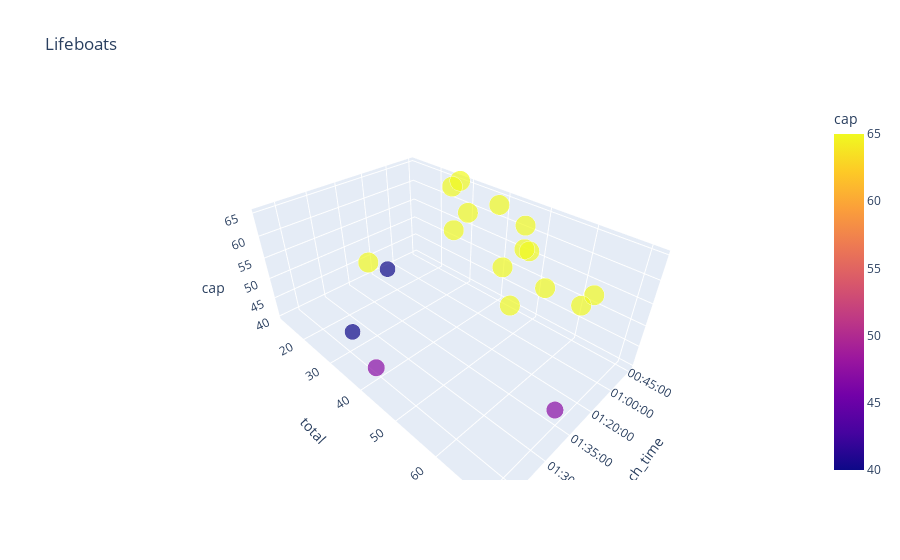

Source (notebook cell):
### Code cell
import plotly.express as px

fig = px.scatter_3d(lifeboats, x='launch_time', y='total', z='cap', color='cap', size='cap', title='Lifeboats')
fig.show()

### Figure 1 — Plotly figure (JSON) as saved in the notebook; plotly's stock layout.template omitted (floating-point values rounded to 4 significant figures)
{"data": [{"hovertemplate": "launch_time=%{x}<br>total=%{y}<br>cap=%{marker.color}<extra></extra>", "legendgroup": "", "marker": {"color": [65, 65, 65, 40, 65, 65, 65, 65, 47, 65, 65, 65, 65, 65, 65, 40, 65, 47], "coloraxis": "coloraxis", "size": [65, 65, 65, 40, 65, 65, 65, 65, 47, 65, 65, 65, 65, 65, 65, 40, 65, 47], "sizemode": "area", "sizeref": 0.1625, "symbol": "circle"}, "mode": "markers", "name": "", "scene": "scene", "showlegend": false, "type": "scatter3d", "x": ["00:45:00", "00:55:00", "01:00:00", "01:10:00", "01:20:00", "01:25:00", "01:35:00", "01:35:00", "01:40:00", "00:55:00", "01:10:00", "01:20:00", "01:25:00", "01:30:00", "01:35:00", "01:45:00", "01:55:00", "02:05:00"], "y": [27, 41, 50, 12, 56, 70, 64, 70, 71, 28, 39, 55, 42, 63, 56, 26, 40, 44], "z": [65, 65, 65, 40, 65, 65, 65, 65, 47, 65, 65, 65, 65, 65, 65, 40, 65, 47]}], "layout": {"coloraxis": {"colorbar": {"title": {"text": "cap"}}, "colorscale": [[0, "#0d0887"], [0.1111, "#46039f"], [0.2222, "#7201a8"], [0.3333, "#9c179e"], [0.4444, "#bd3786"], [0.5556, "#d8576b"], [0.6667, "#ed7953"], [0.7778, "#fb9f3a"], [0.8889, "#fdca26"], [1, "#f0f921"]]}, "legend": {"itemsizing": "constant", "tracegroupgap": 0}, "scene": {"domain": {"x": [0, 1], "y": [0, 1]}, "xaxis": {"title": {"text": "launch_time"}}, "yaxis": {"title": {"text": "total"}}, "zaxis": {"title": {"text": "cap"}}}, "title": {"text": "Lifeboats"}}}
